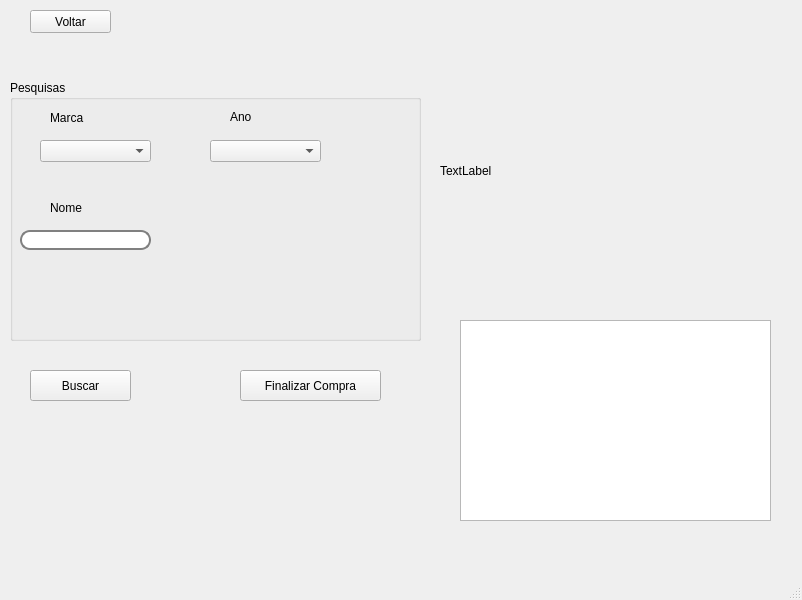
<?xml version="1.0" encoding="UTF-8"?>
<ui version="4.0">
 <class>MainWindow</class>
 <widget class="QMainWindow" name="MainWindow">
  <property name="geometry">
   <rect>
    <x>0</x>
    <y>0</y>
    <width>802</width>
    <height>600</height>
   </rect>
  </property>
  <property name="windowTitle">
   <string>MainWindow</string>
  </property>
  <widget class="QWidget" name="centralwidget">
   <widget class="QGroupBox" name="groupBox_3">
    <property name="geometry">
     <rect>
      <x>10</x>
      <y>80</y>
      <width>411</width>
      <height>261</height>
     </rect>
    </property>
    <property name="title">
     <string>Pesquisas</string>
    </property>
    <widget class="QLabel" name="label_11">
     <property name="geometry">
      <rect>
       <x>220</x>
       <y>30</y>
       <width>47</width>
       <height>13</height>
      </rect>
     </property>
     <property name="styleSheet">
      <string notr="true">font: 12pt &quot;Arial&quot;;</string>
     </property>
     <property name="text">
      <string>Ano</string>
     </property>
    </widget>
    <widget class="QComboBox" name="comboBox_7">
     <property name="geometry">
      <rect>
       <x>200</x>
       <y>60</y>
       <width>111</width>
       <height>22</height>
      </rect>
     </property>
     <property name="styleSheet">
      <string notr="true">background-color: rgb(239, 239, 239);</string>
     </property>
    </widget>
    <widget class="QLabel" name="label_12">
     <property name="geometry">
      <rect>
       <x>40</x>
       <y>30</y>
       <width>61</width>
       <height>16</height>
      </rect>
     </property>
     <property name="styleSheet">
      <string notr="true">font: 12pt &quot;Arial&quot;;</string>
     </property>
     <property name="text">
      <string>Marca</string>
     </property>
    </widget>
    <widget class="QComboBox" name="comboBox_8">
     <property name="geometry">
      <rect>
       <x>30</x>
       <y>60</y>
       <width>111</width>
       <height>22</height>
      </rect>
     </property>
     <property name="styleSheet">
      <string notr="true">background-color: rgb(239, 239, 239);</string>
     </property>
    </widget>
    <widget class="QLabel" name="label_13">
     <property name="geometry">
      <rect>
       <x>40</x>
       <y>120</y>
       <width>61</width>
       <height>16</height>
      </rect>
     </property>
     <property name="styleSheet">
      <string notr="true">font: 12pt &quot;Arial&quot;;</string>
     </property>
     <property name="text">
      <string>Nome</string>
     </property>
    </widget>
    <widget class="QLineEdit" name="lineEdit_4">
     <property name="geometry">
      <rect>
       <x>10</x>
       <y>150</y>
       <width>131</width>
       <height>20</height>
      </rect>
     </property>
     <property name="styleSheet">
      <string notr="true"> border: 2px solid gray; /* Define uma borda de 2 pixels e cor cinza */
    border-radius: 10px;    /* Arredonda os cantos com 10 pixels */
    padding: 0 8px;</string>
     </property>
    </widget>
   </widget>
   <widget class="QPushButton" name="pushButton_3">
    <property name="geometry">
     <rect>
      <x>30</x>
      <y>370</y>
      <width>101</width>
      <height>31</height>
     </rect>
    </property>
    <property name="styleSheet">
     <string notr="true">font: 12pt &quot;Arial&quot;;</string>
    </property>
    <property name="text">
     <string>Buscar</string>
    </property>
   </widget>
   <widget class="QPushButton" name="pushButton_4">
    <property name="geometry">
     <rect>
      <x>240</x>
      <y>370</y>
      <width>141</width>
      <height>31</height>
     </rect>
    </property>
    <property name="styleSheet">
     <string notr="true">font: 12pt &quot;Arial&quot;;</string>
    </property>
    <property name="text">
     <string>Finalizar Compra</string>
    </property>
   </widget>
   <widget class="QLabel" name="label_5">
    <property name="geometry">
     <rect>
      <x>440</x>
      <y>30</y>
      <width>331</width>
      <height>281</height>
     </rect>
    </property>
    <property name="text">
     <string>TextLabel</string>
    </property>
   </widget>
   <widget class="QTableWidget" name="tableWidget_3">
    <property name="geometry">
     <rect>
      <x>460</x>
      <y>320</y>
      <width>311</width>
      <height>201</height>
     </rect>
    </property>
   </widget>
   <widget class="QPushButton" name="pushButton_5">
    <property name="geometry">
     <rect>
      <x>30</x>
      <y>10</y>
      <width>81</width>
      <height>23</height>
     </rect>
    </property>
    <property name="styleSheet">
     <string notr="true">font: 12pt &quot;Arial&quot;;</string>
    </property>
    <property name="text">
     <string>Voltar</string>
    </property>
   </widget>
   <widget class="QLabel" name="label">
    <property name="geometry">
     <rect>
      <x>10</x>
      <y>480</y>
      <width>181</width>
      <height>81</height>
     </rect>
    </property>
    <property name="text">
     <string/>
    </property>
    <property name="pixmap">
     <pixmap>../Imagens/Logo CELULAR CITY.png</pixmap>
    </property>
    <property name="scaledContents">
     <bool>true</bool>
    </property>
   </widget>
  </widget>
  <widget class="QMenuBar" name="menubar">
   <property name="geometry">
    <rect>
     <x>0</x>
     <y>0</y>
     <width>802</width>
     <height>21</height>
    </rect>
   </property>
  </widget>
  <widget class="QStatusBar" name="statusbar"/>
 </widget>
 <resources/>
 <connections/>
</ui>
